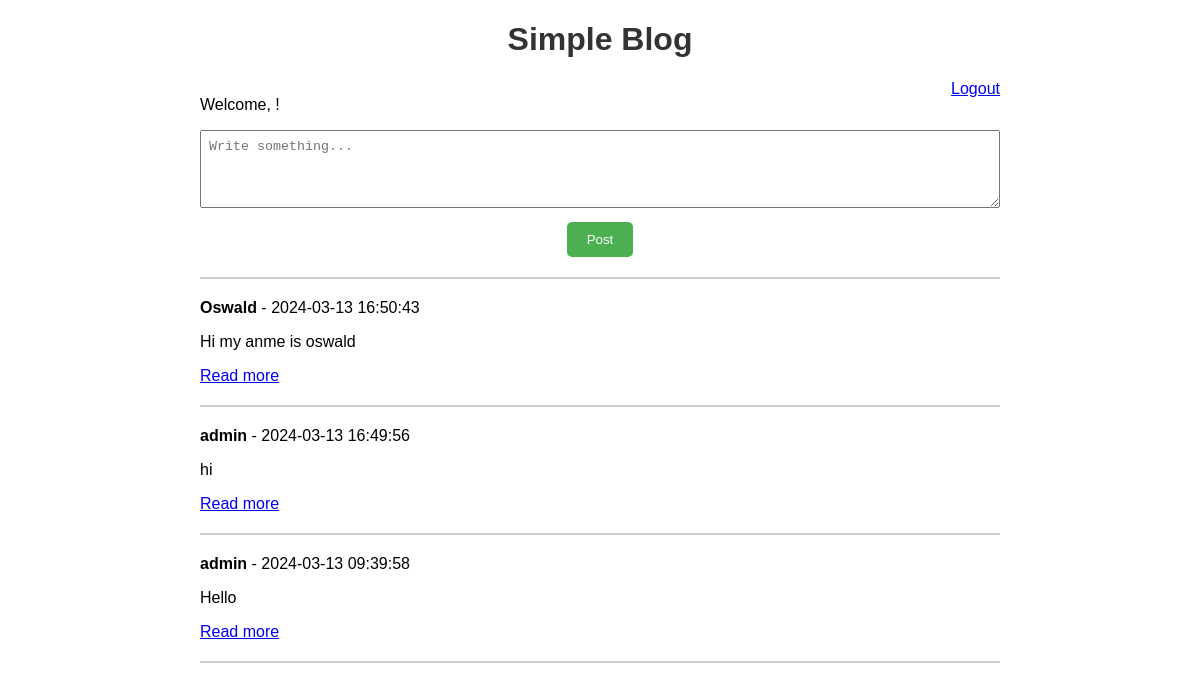
The page / (signed in) on the database its author committed.
### tables this page shows
CREATE TABLE posts (
            id INTEGER PRIMARY KEY AUTOINCREMENT,
            title TEXT NOT NULL,
            content TEXT NOT NULL,
            user_id INTEGER NOT NULL,
            created_at DATETIME DEFAULT CURRENT_TIMESTAMP,
            FOREIGN KEY (user_id) REFERENCES users (id)
        );

CREATE TABLE users (
            id INTEGER PRIMARY KEY AUTOINCREMENT,
            username TEXT NOT NULL UNIQUE,
            password TEXT NOT NULL
        );

### app.py (the view)
@app.route('/')
def index():
    if current_user.is_authenticated:
        conn = sqlite3.connect('blog.db')
        cursor = conn.cursor()
        cursor.execute('''
            SELECT posts.id, posts.title, posts.content, posts.created_at, users.username
            FROM posts
            JOIN users ON posts.user_id = users.id
            ORDER BY posts.created_at DESC
        ''')
        posts = cursor.fetchall()
        conn.close()
        return render_template('index.html', posts=posts)
    return render_template('login_register.html')

### app.py (called while the page is built)
@login_manager.user_loader
def load_user(user_id):
    conn = sqlite3.connect('blog.db')
    cursor = conn.cursor()
    cursor.execute('SELECT * FROM users WHERE id = ?', (user_id,))
    user = cursor.fetchone()
    conn.close()
    if user:
        from auth import User
        user_obj = User()
        user_obj.id = user[0]
        return user_obj
    return None

### templates/index.html (shortened to what this page needs)
<!DOCTYPE html>
<html lang="en">
<head>
    <link rel="stylesheet" type="text/css" href="{{ url_for('static', filename='style.css') }}">
</head>
<body>
    <h1 style="text-align: center;">Simple Blog</h1>
    <div style="display: flex; justify-content: space-between;">
        {% if current_user.is_authenticated %}
            <p style="text-align: left;">Welcome, {{ current_user.username }}!</p>
            <a class="logout-btn" href="{{ url_for('auth.logout') }}" style="text-align: right;">Logout</a>
        {% endif %}
    </div>
    <form method="post" action="{{ url_for('add_post') }}">
        <textarea name="content" rows="4" cols="50" placeholder="Write something..." required></textarea>
        <br>
        <button type="submit">Post</button>
    </form>
    <hr>
    {% for post in posts %}
        <div class="post">
            <p><span class="username">{{ post[4] }}</span> - {{ post[3] }}</p>
            <p>{{ post[2] }}</p>
            <a href="{{ url_for('post', post_id=post[0]) }}">Read more</a>
            <hr>
        </div>
    {% endfor %}
</body>
</html>

### static/style.css (style rules this page uses)
body { font-family: Arial, sans-serif; margin: 20px; max-width: 800px; margin-left: auto; margin-right: auto; }
h1, h2 { color: #333; }
form { margin-bottom: 20px; }
input[type="text"], input[type="password"], textarea { width: 100%; padding: 8px; margin-bottom: 10px; box-sizing: border-box; }
button { background-color: #4CAF50; color: white; padding: 10px 20px; border: none; border-radius: 5px; cursor: pointer; display: block; margin-left: auto; margin-right: auto; }
.post { margin-bottom: 20px; }
.username { font-weight: bold; }
hr { border: 1px solid #ccc; margin-top: 20px; margin-bottom: 20px; }

### rows shown on the page
posts: username "Oswald", created_at "2024-03-13 16:50:43", content "Hi my anme is oswald"
posts: username "admin", created_at "2024-03-13 16:49:56", content "hi"
posts: username "admin", created_at "2024-03-13 09:39:58", content "Hello"
